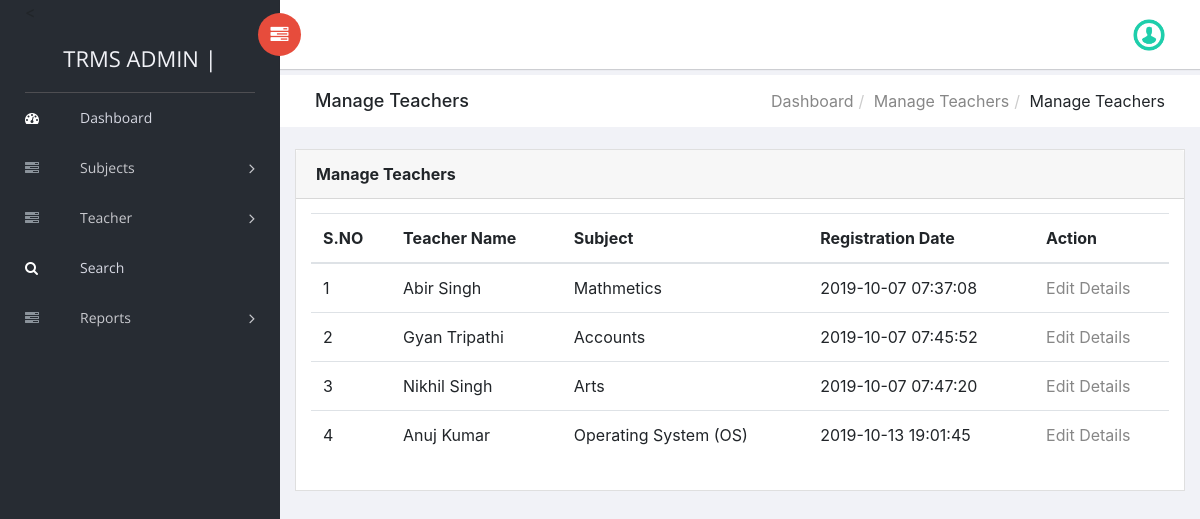
Page /trms/admin/manage-teacher.php (signed in) on the committed database.
### tables this page shows
CREATE TABLE `tblteacher` (
  `ID` int(10) NOT NULL,
  `Name` varchar(120) DEFAULT NULL,
  `Picture` varchar(200) NOT NULL,
  `Email` varchar(120) DEFAULT NULL,
  `MobileNumber` bigint(10) DEFAULT NULL,
  `Qualifications` varchar(120) DEFAULT NULL,
  `Address` varchar(200) DEFAULT NULL,
  `TeacherSub` varchar(120) DEFAULT NULL,
  `JoiningDate` varchar(120) DEFAULT NULL,
  `RegDate` timestamp NOT NULL DEFAULT current_timestamp()
);

### trms/admin/manage-teacher.php (the view, shortened to what this page needs)
<?php
include('includes/dbconnection.php');
if (strlen($_SESSION['trmsaid']==0)) {
  header('location:logout.php');
  } else{
  ?>
<!doctype html>
<html class="no-js" lang="en">
<head>
    <link rel="stylesheet" href="vendors/bootstrap/dist/css/bootstrap.min.css">
    <link rel="stylesheet" href="vendors/font-awesome/css/font-awesome.min.css">
    <link rel="stylesheet" href="vendors/themify-icons/css/themify-icons.css">
    <link rel="stylesheet" href="vendors/flag-icon-css/css/flag-icon.min.css">
    <link rel="stylesheet" href="vendors/selectFX/css/cs-skin-elastic.css">
    <link rel="stylesheet" href="assets/css/style.css">
</head>
<body>
    <?php include_once('includes/sidebar.php');?>
    <div id="right-panel" class="right-panel">
        <?php include_once('includes/header.php');?>
        <div class="breadcrumbs">
            <div class="col-sm-4">
                <div class="page-header float-left">
                    <div class="page-title">
                        <h1>Manage Teachers</h1>
                    </div>
                </div>
            </div>
            <div class="col-sm-8">
                <div class="page-header float-right">
                    <div class="page-title">
                        <ol class="breadcrumb text-right">
                            <li><a href="dashboard.php">Dashboard</a></li>
                            <li><a href="manage-teacher.php">Manage Teachers</a></li>
                            <li class="active">Manage Teachers</li>
                        </ol>
                    </div>
                </div>
            </div>
        </div>
        <div class="content mt-3">
            <div class="animated fadeIn">
                <div class="row">
                    <div class="col-lg-12">
                        <div class="card">
                            <div class="card-header">
                                <strong class="card-title">Manage Teachers</strong>
                            </div>
                            <div class="card-body">
                                <table class="table">
                                    <thead>
                                        <tr>
                                            <tr>
                  <th>S.NO</th>
                  <th>Teacher Name</th>
                  <th>Subject</th>
                    <th>Registration Date</th>
                   <th>Action</th>
                </tr>
                                        </tr>
                                        </thead>
                                    <?php
$sql="SELECT * from tblteacher";
$query = $dbh -> prepare($sql);
$query->execute();
$results=$query->fetchAll(PDO::FETCH_OBJ);
$cnt=1;
if($query->rowCount() > 0)
{
foreach($results as $row)
{               ?>
                <tr>
                  <td><?php echo htmlentities($cnt);?></td>
            <td><?php  echo htmlentities($row->Name);?></td>
                  <td><?php  echo htmlentities($row->TeacherSub);?></td>
                  <td><?php  echo htmlentities($row->RegDate);?></td>
                  <td><a href="edit-teacher-detail.php?editid=<?php echo htmlentities ($row->ID);?>">Edit Details</a></td>
                </tr>
               <?php $cnt=$cnt+1;}} ?>
                                </table>
                            </div>
                        </div>
                    </div>
                </div>
            </div>
        </div>
    </div>
</body>
</html>
<?php }  ?>

### rows in the picture
tblteacher: Name "Abir Singh", TeacherSub "Mathmetics", RegDate "2019-10-07 07:37:08"
tblteacher: Name "Gyan Tripathi", TeacherSub "Accounts", RegDate "2019-10-07 07:45:52"
tblteacher: Name "Nikhil Singh", TeacherSub "Arts", RegDate "2019-10-07 07:47:20"
tblteacher: Name "Anuj Kumar", TeacherSub "Operating System (OS)", RegDate "2019-10-13 19:01:45"
